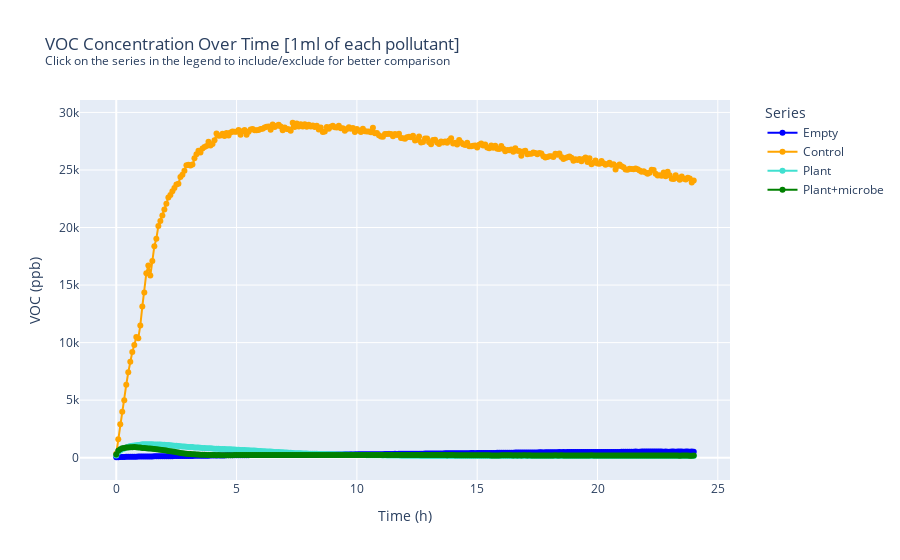

The code cell stored with this chart in its notebook:
### Code cell
import plotly.graph_objects as go

# Fixed colors
colors = {
    'empty': 'blue',
    'control': 'orange',
    'plant': 'turquoise',
    'plant+microbe': 'green'
}

series_names = ['empty', 'control', 'plant', 'plant+microbe']

# Create figure
fig = go.Figure()

for col in series_names:
    fig.add_trace(go.Scatter(
        x=VOC['Time'],
        y=VOC[col],
        mode='lines+markers',
        name=col.capitalize(),
        line=dict(color=colors[col]),
        marker=dict(color=colors[col]),
        visible=True  # all visible initially
    ))

# Layout with subtitle directly below the title
fig.update_layout(
    title=dict(
        text="VOC Concentration Over Time [1ml of each pollutant] <br><sup>Click on the series in the legend to include/exclude for better comparison</sup>",
        x=0.05,  
        xanchor='left'
    ),
    xaxis_title='Time (h)',
    yaxis_title='VOC (ppb)',
    legend=dict(title='Series', x=1.05, y=1)
)

fig.show()

### Figure 1 — Plotly figure (JSON) as saved in the notebook; plotly's stock layout.template omitted (floating-point values rounded to 4 significant figures; data arrays with more than 128 entries replaced by an {"elided": "..."} marker saying what was removed)
{"data": [{"line": {"color": "blue"}, "marker": {"color": "blue"}, "mode": "lines+markers", "name": "Empty", "type": "scatter", "visible": true, "x": {"elided": "289 float values"}, "y": {"elided": "289 float values"}}, {"line": {"color": "orange"}, "marker": {"color": "orange"}, "mode": "lines+markers", "name": "Control", "type": "scatter", "visible": true, "x": {"elided": "289 float values"}, "y": {"elided": "289 float values"}}, {"line": {"color": "turquoise"}, "marker": {"color": "turquoise"}, "mode": "lines+markers", "name": "Plant", "type": "scatter", "visible": true, "x": {"elided": "289 float values"}, "y": {"elided": "289 float values"}}, {"line": {"color": "green"}, "marker": {"color": "green"}, "mode": "lines+markers", "name": "Plant+microbe", "type": "scatter", "visible": true, "x": {"elided": "289 float values"}, "y": {"elided": "289 float values"}}], "layout": {"legend": {"title": {"text": "Series"}, "x": 1.05, "y": 1}, "title": {"text": "VOC Concentration Over Time [1ml of each pollutant] <br><sup>Click on the series in the legend to include/exclude for better comparison</sup>", "x": 0.05, "xanchor": "left"}, "xaxis": {"title": {"text": "Time (h)"}}, "yaxis": {"title": {"text": "VOC (ppb)"}}}}
